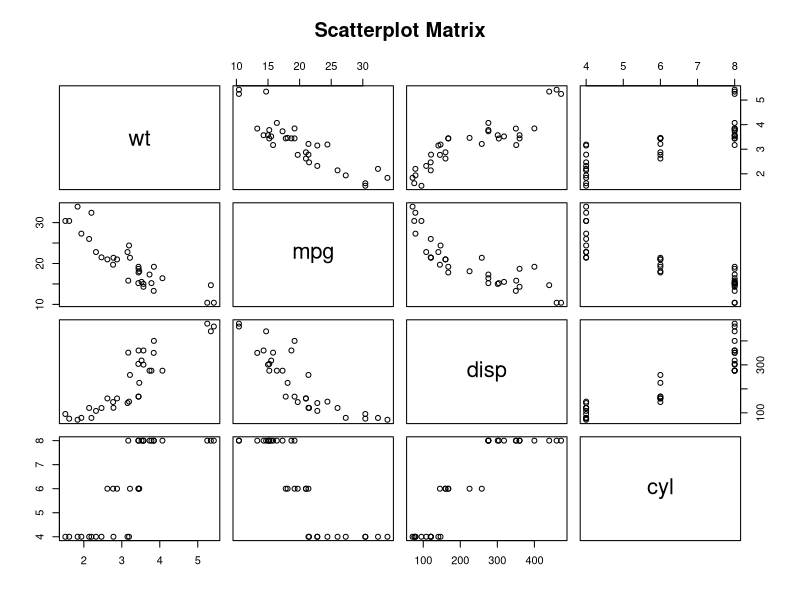

This chart was generated by the following R code:
#plot the matrices between 4 variables giving 12 plot
#one variable with 3 other and toal 4 variables

pairs(~wt+mpg+disp+cyl, data=mtcars, main= "Scatterplot Matrix")
